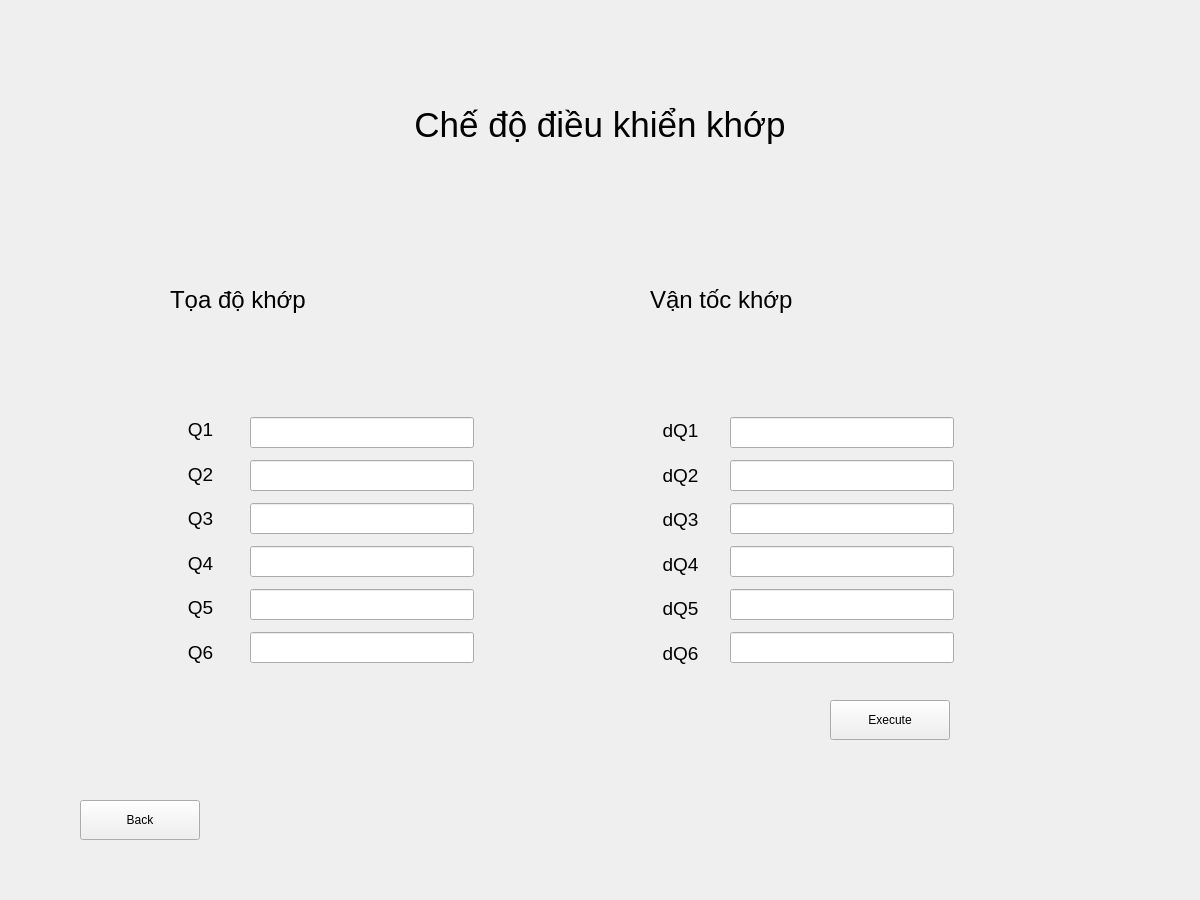
<?xml version="1.0" encoding="UTF-8"?>
<ui version="4.0">
 <class>Window1</class>
 <widget class="QWidget" name="Window1">
  <property name="geometry">
   <rect>
    <x>0</x>
    <y>0</y>
    <width>1200</width>
    <height>900</height>
   </rect>
  </property>
  <property name="windowTitle">
   <string>Window1</string>
  </property>
  <widget class="QPushButton" name="BackButton">
   <property name="geometry">
    <rect>
     <x>80</x>
     <y>800</y>
     <width>120</width>
     <height>40</height>
    </rect>
   </property>
   <property name="text">
    <string>Back</string>
   </property>
  </widget>
  <widget class="QLabel" name="label">
   <property name="geometry">
    <rect>
     <x>0</x>
     <y>50</y>
     <width>1200</width>
     <height>150</height>
    </rect>
   </property>
   <property name="font">
    <font>
     <family>Segoe UI</family>
     <pointsize>26</pointsize>
    </font>
   </property>
   <property name="frameShape">
    <enum>QFrame::NoFrame</enum>
   </property>
   <property name="frameShadow">
    <enum>QFrame::Plain</enum>
   </property>
   <property name="text">
    <string>Chế độ điều khiển khớp</string>
   </property>
   <property name="alignment">
    <set>Qt::AlignCenter</set>
   </property>
  </widget>
  <widget class="QLabel" name="label_14">
   <property name="geometry">
    <rect>
     <x>170</x>
     <y>270</y>
     <width>250</width>
     <height>60</height>
    </rect>
   </property>
   <property name="font">
    <font>
     <family>Segoe UI</family>
     <pointsize>18</pointsize>
    </font>
   </property>
   <property name="text">
    <string>Tọa độ khớp</string>
   </property>
   <property name="alignment">
    <set>Qt::AlignLeading|Qt::AlignLeft|Qt::AlignVCenter</set>
   </property>
  </widget>
  <widget class="QLabel" name="label_15">
   <property name="geometry">
    <rect>
     <x>650</x>
     <y>270</y>
     <width>250</width>
     <height>60</height>
    </rect>
   </property>
   <property name="font">
    <font>
     <family>Segoe UI</family>
     <pointsize>18</pointsize>
    </font>
   </property>
   <property name="text">
    <string>Vận tốc khớp</string>
   </property>
   <property name="alignment">
    <set>Qt::AlignLeading|Qt::AlignLeft|Qt::AlignVCenter</set>
   </property>
  </widget>
  <widget class="QPushButton" name="ExecuteButton">
   <property name="geometry">
    <rect>
     <x>830</x>
     <y>700</y>
     <width>120</width>
     <height>40</height>
    </rect>
   </property>
   <property name="text">
    <string>Execute</string>
   </property>
  </widget>
  <widget class="QWidget" name="layoutWidget">
   <property name="geometry">
    <rect>
     <x>250</x>
     <y>411</y>
     <width>224</width>
     <height>259</height>
    </rect>
   </property>
   <layout class="QVBoxLayout" name="verticalLayout">
    <item>
     <widget class="QLineEdit" name="lineEditQ1">
      <property name="font">
       <font>
        <family>Segoe UI</family>
        <pointsize>14</pointsize>
       </font>
      </property>
      <property name="alignment">
       <set>Qt::AlignRight|Qt::AlignTrailing|Qt::AlignVCenter</set>
      </property>
     </widget>
    </item>
    <item>
     <widget class="QLineEdit" name="lineEditQ2">
      <property name="font">
       <font>
        <family>Segoe UI</family>
        <pointsize>14</pointsize>
       </font>
      </property>
      <property name="alignment">
       <set>Qt::AlignRight|Qt::AlignTrailing|Qt::AlignVCenter</set>
      </property>
     </widget>
    </item>
    <item>
     <widget class="QLineEdit" name="lineEditQ3">
      <property name="font">
       <font>
        <family>Segoe UI</family>
        <pointsize>14</pointsize>
       </font>
      </property>
      <property name="alignment">
       <set>Qt::AlignRight|Qt::AlignTrailing|Qt::AlignVCenter</set>
      </property>
     </widget>
    </item>
    <item>
     <widget class="QLineEdit" name="lineEditQ4">
      <property name="font">
       <font>
        <family>Segoe UI</family>
        <pointsize>14</pointsize>
       </font>
      </property>
      <property name="alignment">
       <set>Qt::AlignRight|Qt::AlignTrailing|Qt::AlignVCenter</set>
      </property>
     </widget>
    </item>
    <item>
     <widget class="QLineEdit" name="lineEditQ5">
      <property name="font">
       <font>
        <family>Segoe UI</family>
        <pointsize>14</pointsize>
       </font>
      </property>
      <property name="alignment">
       <set>Qt::AlignRight|Qt::AlignTrailing|Qt::AlignVCenter</set>
      </property>
     </widget>
    </item>
    <item>
     <widget class="QLineEdit" name="lineEditQ6">
      <property name="font">
       <font>
        <family>Segoe UI</family>
        <pointsize>14</pointsize>
       </font>
      </property>
      <property name="alignment">
       <set>Qt::AlignRight|Qt::AlignTrailing|Qt::AlignVCenter</set>
      </property>
     </widget>
    </item>
   </layout>
  </widget>
  <widget class="QWidget" name="layoutWidget">
   <property name="geometry">
    <rect>
     <x>170</x>
     <y>410</y>
     <width>61</width>
     <height>261</height>
    </rect>
   </property>
   <layout class="QVBoxLayout" name="verticalLayout_2">
    <item>
     <widget class="QLabel" name="label_2">
      <property name="font">
       <font>
        <family>Segoe UI</family>
        <pointsize>14</pointsize>
       </font>
      </property>
      <property name="text">
       <string>Q1</string>
      </property>
      <property name="alignment">
       <set>Qt::AlignCenter</set>
      </property>
     </widget>
    </item>
    <item>
     <widget class="QLabel" name="label_3">
      <property name="font">
       <font>
        <family>Segoe UI</family>
        <pointsize>14</pointsize>
       </font>
      </property>
      <property name="text">
       <string>Q2</string>
      </property>
      <property name="alignment">
       <set>Qt::AlignCenter</set>
      </property>
     </widget>
    </item>
    <item>
     <widget class="QLabel" name="label_4">
      <property name="font">
       <font>
        <family>Segoe UI</family>
        <pointsize>14</pointsize>
       </font>
      </property>
      <property name="text">
       <string>Q3</string>
      </property>
      <property name="alignment">
       <set>Qt::AlignCenter</set>
      </property>
     </widget>
    </item>
    <item>
     <widget class="QLabel" name="label_5">
      <property name="font">
       <font>
        <family>Segoe UI</family>
        <pointsize>14</pointsize>
       </font>
      </property>
      <property name="text">
       <string>Q4</string>
      </property>
      <property name="alignment">
       <set>Qt::AlignCenter</set>
      </property>
     </widget>
    </item>
    <item>
     <widget class="QLabel" name="label_6">
      <property name="font">
       <font>
        <family>Segoe UI</family>
        <pointsize>14</pointsize>
       </font>
      </property>
      <property name="text">
       <string>Q5</string>
      </property>
      <property name="alignment">
       <set>Qt::AlignCenter</set>
      </property>
     </widget>
    </item>
    <item>
     <widget class="QLabel" name="label_7">
      <property name="font">
       <font>
        <family>Segoe UI</family>
        <pointsize>14</pointsize>
       </font>
      </property>
      <property name="text">
       <string>Q6</string>
      </property>
      <property name="alignment">
       <set>Qt::AlignCenter</set>
      </property>
     </widget>
    </item>
   </layout>
  </widget>
  <widget class="QWidget" name="layoutWidget">
   <property name="geometry">
    <rect>
     <x>730</x>
     <y>411</y>
     <width>224</width>
     <height>259</height>
    </rect>
   </property>
   <layout class="QVBoxLayout" name="verticalLayout_3">
    <item>
     <widget class="QLineEdit" name="lineEditdQ1">
      <property name="font">
       <font>
        <family>Segoe UI</family>
        <pointsize>14</pointsize>
       </font>
      </property>
      <property name="alignment">
       <set>Qt::AlignRight|Qt::AlignTrailing|Qt::AlignVCenter</set>
      </property>
     </widget>
    </item>
    <item>
     <widget class="QLineEdit" name="lineEditdQ2">
      <property name="font">
       <font>
        <family>Segoe UI</family>
        <pointsize>14</pointsize>
       </font>
      </property>
      <property name="alignment">
       <set>Qt::AlignRight|Qt::AlignTrailing|Qt::AlignVCenter</set>
      </property>
     </widget>
    </item>
    <item>
     <widget class="QLineEdit" name="lineEditdQ3">
      <property name="font">
       <font>
        <family>Segoe UI</family>
        <pointsize>14</pointsize>
       </font>
      </property>
      <property name="alignment">
       <set>Qt::AlignRight|Qt::AlignTrailing|Qt::AlignVCenter</set>
      </property>
     </widget>
    </item>
    <item>
     <widget class="QLineEdit" name="lineEditdQ4">
      <property name="font">
       <font>
        <family>Segoe UI</family>
        <pointsize>14</pointsize>
       </font>
      </property>
      <property name="alignment">
       <set>Qt::AlignRight|Qt::AlignTrailing|Qt::AlignVCenter</set>
      </property>
     </widget>
    </item>
    <item>
     <widget class="QLineEdit" name="lineEditdQ5">
      <property name="font">
       <font>
        <family>Segoe UI</family>
        <pointsize>14</pointsize>
       </font>
      </property>
      <property name="alignment">
       <set>Qt::AlignRight|Qt::AlignTrailing|Qt::AlignVCenter</set>
      </property>
     </widget>
    </item>
    <item>
     <widget class="QLineEdit" name="lineEditdQ6">
      <property name="font">
       <font>
        <family>Segoe UI</family>
        <pointsize>14</pointsize>
       </font>
      </property>
      <property name="alignment">
       <set>Qt::AlignRight|Qt::AlignTrailing|Qt::AlignVCenter</set>
      </property>
     </widget>
    </item>
   </layout>
  </widget>
  <widget class="QWidget" name="layoutWidget">
   <property name="geometry">
    <rect>
     <x>650</x>
     <y>411</y>
     <width>61</width>
     <height>261</height>
    </rect>
   </property>
   <layout class="QVBoxLayout" name="verticalLayout_4">
    <item>
     <widget class="QLabel" name="label_8">
      <property name="font">
       <font>
        <family>Segoe UI</family>
        <pointsize>14</pointsize>
       </font>
      </property>
      <property name="text">
       <string>dQ1</string>
      </property>
      <property name="alignment">
       <set>Qt::AlignCenter</set>
      </property>
     </widget>
    </item>
    <item>
     <widget class="QLabel" name="label_9">
      <property name="font">
       <font>
        <family>Segoe UI</family>
        <pointsize>14</pointsize>
       </font>
      </property>
      <property name="text">
       <string>dQ2</string>
      </property>
      <property name="alignment">
       <set>Qt::AlignCenter</set>
      </property>
     </widget>
    </item>
    <item>
     <widget class="QLabel" name="label_10">
      <property name="font">
       <font>
        <family>Segoe UI</family>
        <pointsize>14</pointsize>
       </font>
      </property>
      <property name="text">
       <string>dQ3</string>
      </property>
      <property name="alignment">
       <set>Qt::AlignCenter</set>
      </property>
     </widget>
    </item>
    <item>
     <widget class="QLabel" name="label_11">
      <property name="font">
       <font>
        <family>Segoe UI</family>
        <pointsize>14</pointsize>
       </font>
      </property>
      <property name="text">
       <string>dQ4</string>
      </property>
      <property name="alignment">
       <set>Qt::AlignCenter</set>
      </property>
     </widget>
    </item>
    <item>
     <widget class="QLabel" name="label_12">
      <property name="font">
       <font>
        <family>Segoe UI</family>
        <pointsize>14</pointsize>
       </font>
      </property>
      <property name="text">
       <string>dQ5</string>
      </property>
      <property name="alignment">
       <set>Qt::AlignCenter</set>
      </property>
     </widget>
    </item>
    <item>
     <widget class="QLabel" name="label_13">
      <property name="font">
       <font>
        <family>Segoe UI</family>
        <pointsize>14</pointsize>
       </font>
      </property>
      <property name="text">
       <string>dQ6</string>
      </property>
      <property name="alignment">
       <set>Qt::AlignCenter</set>
      </property>
     </widget>
    </item>
   </layout>
  </widget>
 </widget>
 <resources/>
 <connections/>
</ui>
